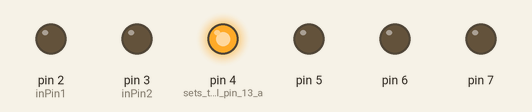
This sketch was run on a simulated Arduino Uno, built with avr-gcc and run on an emulated ATmega328P. Shown: output pins drawn as LEDs (lit = HIGH).

Above: at 0.2 s.
At 1.0 s:
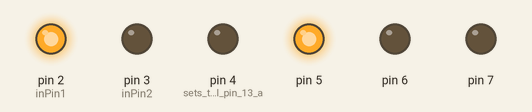
At 2.2 s:
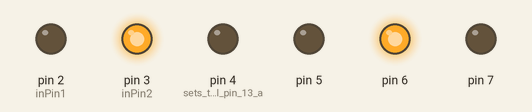
At 4.0 s:
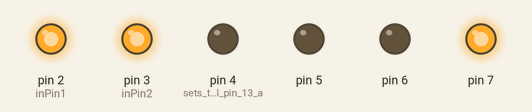
Timing chart, 0 to 6.5 s (numbered marks = the images above):
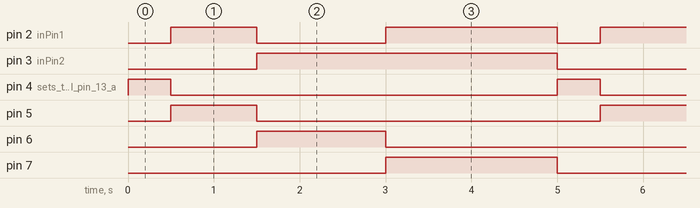

Measured:
- by itself, pin 2 (inPin1): repeats every 5.0 s: LOW 1.5 s, HIGH 2.0 s, LOW 0.50 s, HIGH 1.0 s
- by itself, pin 3 (inPin2): alternates HIGH for 3.5 s and LOW for 1.5 s
- by itself, pin 4 (sets_the_digital_pin_13_a): alternates HIGH for 0.50 s and LOW for 4.5 s
- by itself, pin 5: alternates HIGH for 1.0 s and LOW for 4.0 s
- by itself, pin 6: alternates HIGH for 1.5 s and LOW for 3.5 s
- by itself, pin 7: alternates HIGH for 2.0 s and LOW for 3.0 s

The sketch:

Lab_2_wrong.ino
```cpp
//int ledPin = 13;  // LED connected to digital pin 13
int inPin1 = 2;    // pushbutton connected to digital pin 7
int inPin2 = 3;    // pushbutton connected to digital pin 7
int val = 0;      // variable to store the read value

void setup() {
  Serial.begin(9600);
  pinMode(2, OUTPUT);
  pinMode(3, OUTPUT);
  pinMode(4, OUTPUT);  // sets the digital pin 13 as output
  pinMode(5, OUTPUT);
  pinMode(6, OUTPUT);
  pinMode(7, OUTPUT);
//  pinMode(inPin, INPUT);    // sets the digital pin 7 as input
}

void loop() {
  digitalWrite(2,LOW);
  digitalWrite(3,LOW);

  if (digitalRead(inPin1)==LOW && digitalRead(inPin2)==LOW){
    digitalWrite(4, HIGH);
    delay(500);
  }
  digitalWrite(4,LOW);
  digitalWrite(2,HIGH);
  digitalWrite(3,LOW);

  if (digitalRead(inPin1)==HIGH && digitalRead(inPin2)==LOW){
    digitalWrite(5, HIGH);
    delay(1000);
  }
  digitalWrite(5,LOW);
  digitalWrite(2,LOW);
  digitalWrite(3,HIGH);

  if (digitalRead(inPin1)==LOW && digitalRead(inPin2)==HIGH){
    digitalWrite(6, HIGH);
    delay(1500);
  }
  digitalWrite(6,LOW);
  digitalWrite(2,HIGH);
  digitalWrite(3,HIGH);

  if (digitalRead(inPin1)==HIGH && digitalRead(inPin2)==HIGH){
    digitalWrite(7, HIGH);
    delay(2000);
  }
  digitalWrite(7,LOW);


}


/*
digitalRead(4, HIGH); delay(500);
  digitalRead(5, HIGH); delay(500);
  digitalRead(6, HIGH); delay(500);
  digitalRead(7, HIGH); delay(500);


if(digitalRead(inPin) == HIGH) {
    Serial.println("Hello World!");
    delay(500);
  }
  else{
        Serial.println("Bye World!");
        delay(500);
*/
```
